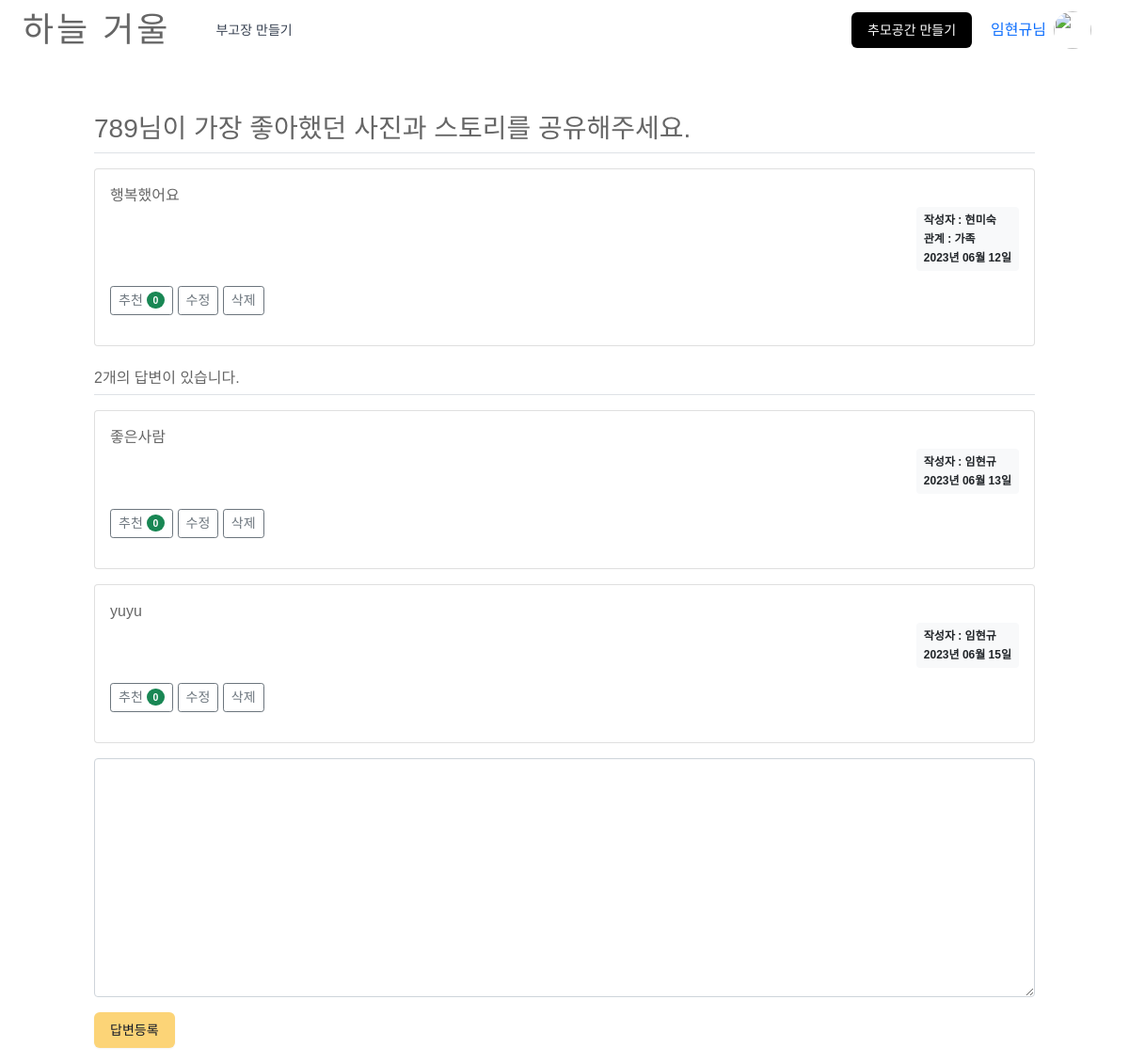
The page /question/detail/313/ (signed in) on the database its author committed.
### pybo/models.py (models this page shows)
class User(db.Model):
    id = db.Column(db.Integer, primary_key=True)
    username = db.Column(db.String(150), unique=True, nullable=False)
    password = db.Column(db.String(200), nullable=False)
    email = db.Column(db.String(120), unique=True, nullable=False)

class Question(db.Model):
    id = db.Column(db.Integer, primary_key=True)
    subject = db.Column(db.String(200), nullable=False)
    content = db.Column(db.Text(), nullable=False)
    name = db.Column(db.Text(), nullable=True)
    relation = db.Column(db.Text(), nullable=True)
    create_date = db.Column(db.DateTime(), nullable=False)
    user_id = db.Column(db.Integer, db.ForeignKey('user.id', ondelete='CASCADE'), nullable=False)
    user = db.relationship('User', backref=db.backref('question_set'))
    modify_date = db.Column(db.DateTime(), nullable=True)
    voter = db.relationship('User', secondary=question_voter, backref=db.backref('question_voter_set'))
    file_name = db.Column(db.Text(250), nullable=True)
    file_data = db.Column(db.LargeBinary, nullable=True)

class Answer(db.Model):
    id = db.Column(db.Integer, primary_key=True)
    question_id = db.Column(db.Integer, db.ForeignKey('question.id', ondelete='CASCADE'))
    question = db.relationship('Question', backref=db.backref('answer_set'))
    content = db.Column(db.Text(), nullable=False)
    create_date = db.Column(db.DateTime(), nullable=False)
    user_id = db.Column(db.Integer, db.ForeignKey('user.id', ondelete='CASCADE'), nullable=False)
    user = db.relationship('User', backref=db.backref('answer_set'))
    modify_date = db.Column(db.DateTime(), nullable=True)
    voter = db.relationship('User', secondary=answer_voter, backref=db.backref('answer_voter_set'))

### pybo/views/question_views.py (the view)
@bp.route('/detail/<int:question_id>/')
def detail(question_id):
    form = AnswerForm()
    question = Question.query.get_or_404(question_id)
    return render_template('question/question_detail.html', question=question, form=form, image_file='images/question.file_name.png')

### pybo/forms.py
class AnswerForm(FlaskForm):
    content = TextAreaField('내용', validators=[DataRequired('내용은 필수입력 항목입니다.')])

### pybo/filter.py (called while the page is built)
def format_datetime(value, fmt='%Y년 %m월 %d일'):
    return value.strftime(fmt)

### pybo/views/auth_views.py (called while the page is built)
@bp.before_app_request
def load_logged_in_user():
    user_id = session.get('user_id')
    if user_id is None:
        g.user = None
    else:
        g.user = User.query.get(user_id)

### pybo/templates/question/question_detail.html (shortened to what this page needs)
{% extends 'base1.html' %}
{% block content %}
<div class="container my-3">
    <h2 class="border-bottom py-2 h3 mt-5">{{ question.subject }}</h2>
    <div class="card my-3">
        <div class="card-body">
            <div class="card-text" style="white-space: pre-line;">{{ question.content }}</div>
            <div class="d-flex justify-content-end">
                <div class="badge bg-light text-dark p-2 text-start">
                    <div class="mb-2">작성자 : {{ question.name }}</div>
                    <div class="mb-2">관계 : {{ question.relation }}</div>
                    <div>{{ question.create_date|datetime }}</div>
                </div>
            </div>
            <div class="my-3">
                <a href="javascript:void(0)" data-uri="{{ url_for('question.vote', question_id=question.id) }}"
               class="recommend btn btn-sm btn-outline-secondary"> 추천
                <span class="badge rounded-pill bg-success">{{ question.voter|length }}</span>
            </a>
                {% if g.user == question.user %}
                <a href="{{ url_for('question.modify', question_id=question.id) }}"
                   class="btn btn-sm btn-outline-secondary">수정</a>
                   <a href="{{ url_for('question.delete', question_id=question.id) }}" class="delete btn btn-sm btn-outline-secondary"
               >삭제</a>
                {% endif %}
            </div>
        </div>
    </div>
    <h5 class="border-bottom my-3 py-2 h6">{{ question.answer_set|length }}개의 답변이 있습니다.</h5>
    {% for answer in question.answer_set %}
    <div class="card my-3">
        <div class="card-body">
            <div class="card-text" style="white-space: pre-line;">{{ answer.content }}</div>
            <div class="d-flex justify-content-end">
                <div class="badge bg-light text-dark p-2 text-start">
                    <div class="mb-2">작성자 : {{ answer.user.username }}</div>
                    <div>{{ answer.create_date|datetime }}</div>
                </div>
            </div>
            <div class="my-3">
                <a href="javascript:void(0)" data-uri="{{ url_for('answer.vote', answer_id=answer.id) }}"
                class="recommend btn btn-sm btn-outline-secondary"> 추천
                 <span class="badge rounded-pill bg-success">{{ answer.voter|length }}</span>
             </a>
                {% if g.user == answer.user %}
                <a href="{{ url_for('answer.modify', answer_id=answer.id) }}"
                   class="btn btn-sm btn-outline-secondary">수정</a>
                   <a href="{{ url_for('answer.delete', answer_id=answer.id) }}" class="delete btn btn-sm btn-outline-secondary "
               >삭제</a>
                {% endif %}
            </div>
        </div>
    </div>
    {% endfor %}
    <form action="{{ url_for('answer.create', question_id=question.id) }}" method="post" class="my-3">
        <div class="mb-3">
            <textarea {% if not g.user %}disabled{% endif %}
            name="content" id="content" class="form-control" rows="10"></textarea>
        </div>
        <input type="submit" value="답변등록" class="btn btn-primary">
    </form>
</div>
{% endblock %}

### pybo/templates/nav1.html (shortened to what this page needs)
<div class="mx-auto max-w-7xl">
    <nav data-controller="menu">
      <div class="mx-auto max-w-7xl px-4 sm:px-6 lg:px-8 bg-white">
        <div class="flex h-16 justify-between">
          <div class="flex">
            <div class="flex flex-shrink-0 items-center">
              <div id="logo">
                <h1><a href="{{ url_for('main.index') }}">하늘 거울</a></h1>
              </div>
            </div>
            <div class="hidden md:ml-6 md:flex md:items-center md:space-x-4">
              <a href="{{ url_for('question.send') }}" data-turbo="false" class="block px-4 py-2 text-sm text-gray-700">부고장 만들기</a>
            </div>
          </div>
          <div class="flex items-center">
            <div class="flex-shrink-0 md:block hidden">
              <a class="relative inline-flex btn-primary bg-black" href="{{ url_for('question.new') }}">
                <span class="text-white">추모공간 만들기</span>
              </a>
            </div>
            <div class="hidden md:ml-2 md:flex md:flex-shrink-0 md:items-center">
              <div class="relative ml-3 me-3 d-flex flex-row-reverse">
                <div>
                  <button type="button"
                    data-action="click->menu#toggleUserMenu click@window->menu#clickOutsideUserMenu"
                    class="flex rounded-full text-sm focus:outline-none" id="user-menu-button" aria-expanded="false"
                    aria-haspopup="true" id="togglebtn">
                    <img class="flex h-10 w-10 items-center justify-center rounded-full"
                      src="https://www.rememberyou.kr/assets/placeholder-avatar-ab0e377d3d8c390895b33e1f65f69e6c7f2f605504a8d6cbf342cb4f036c4fe8.png" />
                  </button>
                </div>
                {% if g.user %}
        <ul class="navbar-nav float-end me-2 flex">
            <li class="nav-item ">
                <a class="nav-link">{{ g.user.username }}님</a>
            </li>
        </ul>
              </div>
            </div>
          </div>
        </div>
      </div>
    </nav>
    {% endif %}

### pybo/static/assets/css/application.css (style rules this page uses)
h1, h2, h3, h4, h5, h6 { font-family: "Montserrat", sans-serif; }
#logo h1 { font-size: 36px; padding: 0; margin: 0; display: inline-block; font-family: "Montserrat", sans-serif; font-weight: 300; letter-spacing: 3px; text-transform: uppercase; }
h1, h2, h3, h4, h5, h6, em { font-family: MaruBuri-Regular, Cafe24Oneprettynight, arial, sans-serif !important; }
div { font-family: MaruBuri-Regular, Cafe24Oneprettynight, arial, sans-serif !important; }
button, a, span, label, input, select, .alert { font-family: MaruBuri-Regular, Cafe24Oneprettynight, arial, sans-serif !important; }
textarea::placeholder { font-size: .875rem; color: #a2a2a2; }
input::placeholder { font-size: .875rem; color: #a2a2a2; }
textarea { font-family: MaruBuri-Regular, Cafe24Oneprettynight, arial, sans-serif !important; }
textarea::placeholder { font-family: MaruBuri-Regular, Cafe24Oneprettynight, arial, sans-serif !important; font-size: 1.1em !important; }

### pybo/static/assets/css/style.css (style rules this page uses)
body { background: #fff; color: #666666; font-family: "Open Sans", sans-serif; overflow-x: hidden; }
a { color: #666; text-decoration: none; transition: 0.5s; }
h1, h2, h3, h4, h5, h6 { font-family: "Montserrat", sans-serif; font-weight: 400; margin: 0 0 20px 0; padding: 0; }

### rows shown on the page
User: user.username "임현규"
Question: subject "789님이 가장 좋아했던 사진과 스토리를 공유해주세요.", content "행복했어요", name "현미숙", relation "가족", create_date "2023년 06월 12일"
Answer: content "좋은사람", user.username "임현규", create_date "2023년 06월 13일", voter|length "0"
Answer: content "yuyu", user.username "임현규", create_date "2023년 06월 15일", voter|length "0"

### other values the page prints
{{ question.voter|length }} "0"
{{ question.answer_set|length }} "2"
